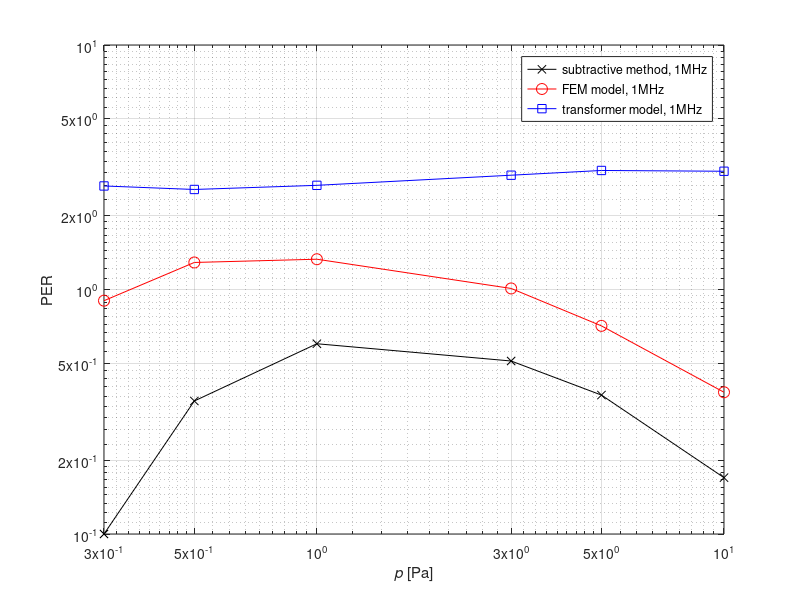
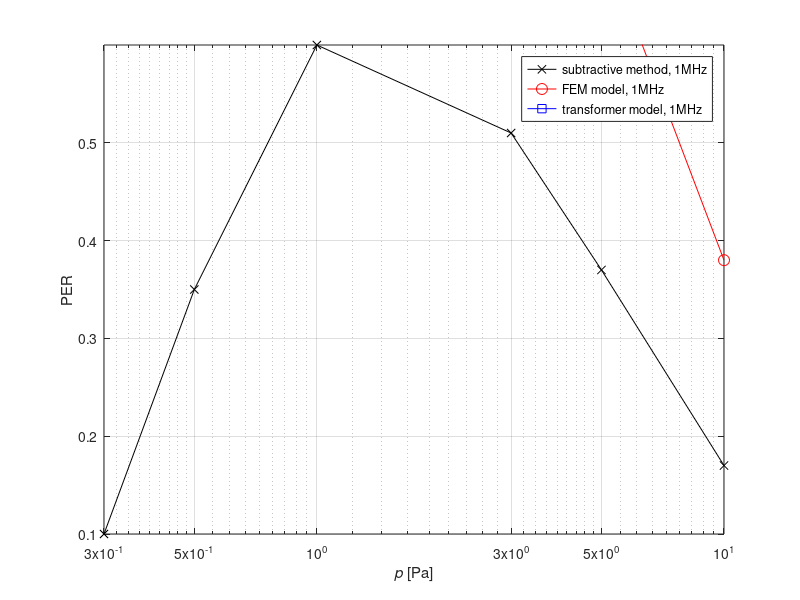
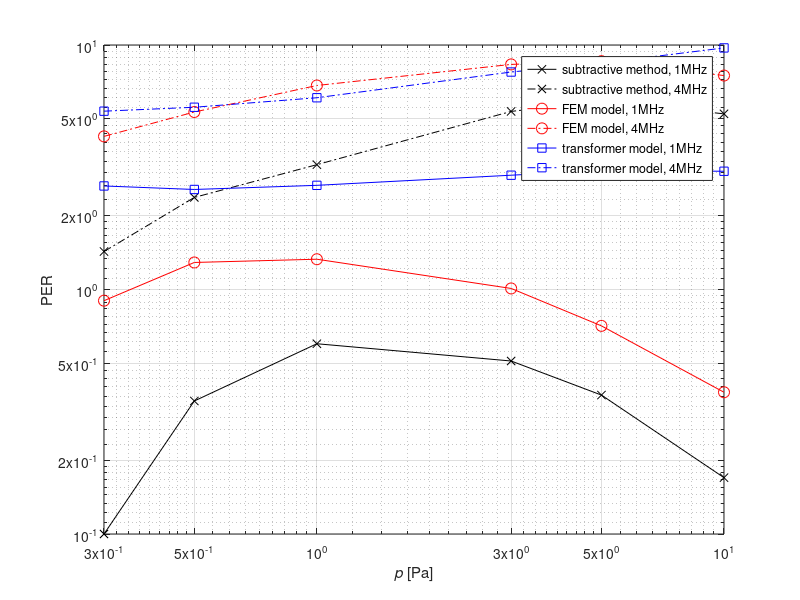

The MATLAB source for these figures, in order: (Note: this script raises an error after producing the figures.)
% analyze the result of CHARLIE_raza_sweep20210415.m

clear
solution_name='for_paper210415';
% pwd == the root of DSA
addpath(genpath(['./others/' solution_name '/']))
addpath(genpath('./packages'))

variable_Y_plasma={'ne','nu_m','nu_st',...
    'skin_depth','sigma_dc','eps_r'};
name_Y_plasma={'n_e [m^{-3}]','\nu_m [Hz]','\nu_{st} [Hz]',...
    '\delta_{skin} [m]','\sigma_{dc} [S/m]','\epsilon_r'};
variable_Y_source={'PER','PTE','Xplasma',...
    'transform.Rp'};
name_Y_source={'R_{plasma} [\Omega]','\eta','X_{plasma} [\Omega]'...
    ,'R_p'};

% %% 对比ne
% % compare CHARLIE_raza_sweep210423 and CHARLIE_r10za_sweep210423
% close all
% load('CHARLIE_raza_sweep210423.mat')
% plasma_raza=input.plasma;
% source_raza=source;
% 
% load('CHARLIE_r10za_sweep210423.mat')
% plasma_r10za=input.plasma;
% source_r10za=source;
% 
% for i=1:length(variable_Y_plasma)
% plot_2Ylog(eval(['plasma_raza.' variable_Y_plasma{i}]), 'raza',...
%     eval(['plasma_r10za.' variable_Y_plasma{i}]), 'r10za',...
%     name_Y_plasma{i});
% end
% for i=1:length(variable_Y_source)
% plot_2Ylog(eval(['source_raza.' variable_Y_source{i}]), 'raza',...
%     eval(['source_r10za.' variable_Y_source{i}]), 'r10za',...
%     name_Y_source{i});
% end
% 
% %% 对比集肤深度公式
% % compare CHARLIE_raza_sweep210423 and CHARLIE_raza_vahedi_skin_depth210424
% close all
% load('CHARLIE_raza_vahedi_skin_depth210424.mat')
% plasma_raza_smaller_delta=input.plasma;
% source_raza_smaller_delta=source;
% 
% for i=1:length(variable_Y_plasma)
% plot_2Ylog(eval(['plasma_raza.' variable_Y_plasma{i}]), 'semi-infinite',...
%     eval(['plasma_raza_smaller_delta.' variable_Y_plasma{i}]), 'finite-size',...
%     name_Y_plasma{i});
% end
% for i=1:length(variable_Y_source)
% plot_2Ylog(eval(['source_raza.' variable_Y_source{i}]), 'semi-infinite',...
%     eval(['source_raza_smaller_delta.' variable_Y_source{i}]), 'finite-size',...
%     name_Y_source{i});
% end

%% FEM sweep
% results
load('experiment_fem_results.mat')
load('CHARLIE_raza_sweep210423.mat')
plasma_raza=input.plasma;
source_raza=source;

% 变压器模型的细节，不在本文范围之内。作为一个test去对比更合适
% load('CHARLIE_raza_vahedi_skin_depth210424.mat')
% plasma_raza_smaller_delta=input.plasma;
% source_raza_smaller_delta=source;
% load('CHARLIE_r10za_sweep210423.mat')
% plasma_r10za=input.plasma;
% source_r10za=source;
% load('CHARLIE_razcoil_sweep210428.mat')
% plasma_razcoil=input.plasma;
% source_razcoil=source;

p=[0.3, 0.5, 1, 3, 5, 10]';
% % 对比全部PER
% handle_fig=figure;
% legend_text={};
% 
% loglog(p,experiment.PER(:,1),'-xk');
% legend_text{end+1}='subtractive method, 1MHz';
% 
% hold on
% xticks(p)
% xlabel('{\itp} [Pa]');
% axis([0.3,10,-inf,inf])
% grid on
% 
% loglog(p,experiment.PER(:,2),'-.xk');
% legend_text{end+1}='subtractive method, 4MHz';
% loglog(p,fem.dielectric_PER(:,1),'-or','MarkerSize',8);
% legend_text{end+1}='FEM model, 1MHz';
% loglog(p,fem.dielectric_PER(:,2),'-.or','MarkerSize',8);
% legend_text{end+1}='FEM model, 4MHz';
% loglog(p,source_raza.PER(:,1),'-sb');
% legend_text{end+1}='transformer model, 1MHz';
% loglog(p,source_raza.PER(:,2),'-.sb');
% legend_text{end+1}='transformer model, 4MHz';
% ylabel('PER');
% yticks([0.1,0.2,0.5,1,2,5,10])
% 
% L1=legend(legend_text);
% set(L1,'Location','best');
% set(L1,'AutoUpdate','off');

%1MHz 对比实验与两个模型（标准）的PER
% 不同坐标刻度
scale_type={'loglog','semilogx','plot'};

handle_fig=figure;
legend_text={};

loglog(p,experiment.PER(:,1),'-xk');
legend_text{end+1}='subtractive method, 1MHz';

hold on
xticks(p)
xlabel('{\itp} [Pa]');
axis([0.3,10,-inf,inf])
grid on

loglog(p,fem.dielectric_PER(:,1),'-or','MarkerSize',8);
legend_text{end+1}='FEM model, 1MHz';
loglog(p,source_raza.PER(:,1),'-sb');
legend_text{end+1}='transformer model, 1MHz';
ylabel('PER');
yticks([0.1,0.2,0.5,1,2,5,10])
axis([0.3,10,0.1,10])

L1=legend(legend_text);
set(L1,'Location','best');
set(L1,'AutoUpdate','off');

% semilogx
handle_fig=figure;
legend_text={};

semilogx(p,experiment.PER(:,1),'-xk');
legend_text{end+1}='subtractive method, 1MHz';

hold on
xticks(p)
xlabel('{\itp} [Pa]');
axis([0.3,10,-inf,inf])
grid on

semilogx(p,fem.dielectric_PER(:,1),'-or','MarkerSize',8);
legend_text{end+1}='FEM model, 1MHz';
semilogx(p,source_raza.PER(:,1),'-sb');
legend_text{end+1}='transformer model, 1MHz';
ylabel('PER');
% yticks([0.1,0.2,0.5,1,2,5,10])
% axis([0.3,10,0.1,10])

L1=legend(legend_text);
set(L1,'Location','best');
set(L1,'AutoUpdate','off');


% 4MHz
handle_fig=figure;
legend_text={};

loglog(p,experiment.PER(:,1),'-xk');
legend_text{end+1}='subtractive method, 1MHz';

hold on
xticks(p)
xlabel('{\itp} [Pa]');
axis([0.3,10,-inf,inf])
grid on

loglog(p,experiment.PER(:,2),'-.xk');
legend_text{end+1}='subtractive method, 4MHz';
loglog(p,fem.dielectric_PER(:,1),'-or','MarkerSize',8);
legend_text{end+1}='FEM model, 1MHz';
loglog(p,fem.dielectric_PER(:,2),'-.or','MarkerSize',8);
legend_text{end+1}='FEM model, 4MHz';
loglog(p,source_raza.PER(:,1),'-sb');
legend_text{end+1}='transformer model, 1MHz';
loglog(p,source_raza.PER(:,2),'-.sb');
legend_text{end+1}='transformer model, 4MHz';
ylabel('PER');
yticks([0.1,0.2,0.5,1,2,5,10])
axis([0.3,10,0.1,10])

L1=legend(legend_text);
set(L1,'Location','best');
set(L1,'AutoUpdate','off');


%% FEM nonuniform
% results



%% other
close all
load('CHARLIE_raza_sweep210423.mat')
Rcoil_th=input.external.Rcoil_th(1,:);
l_wire=150e-3*2; % 单根引线长150mm
w_RF=input.plasma.w_RF(1,:);
constants=get_constants();
C_wire=2*pi*input.geometry.r_wire;
delta_Cu=sqrt(2./(w_RF*constants.mu0*constants.sigma_Cu));
S_current_path=delta_Cu.*C_wire;
Rwire_th=l_wire./(constants.sigma_Cu.*S_current_path);
Rmetal_th=Rcoil_th+Rwire_th;

Lcoil_th=1e6*input.external.Lcoil_th;
% 单匝引线的l极小，电感可忽略


